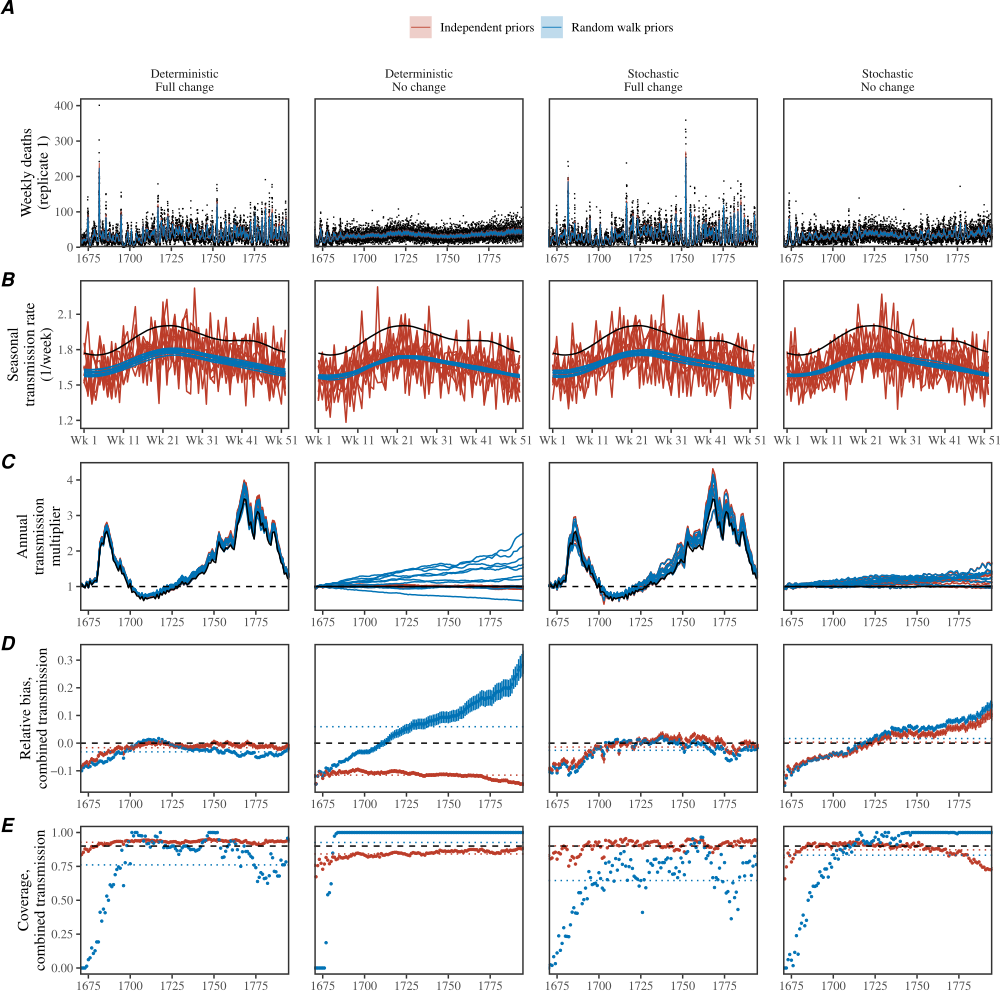

The R source for this figure:
library(dplyr)
library(ggplot2); theme_set(theme_bw(base_family = "Times"))
library(egg)
source("../R/colors.R")

scenarios <- data.frame(
  process=rep(c("Deterministic", "Stochastic"), each=2),
  scenario=rep(c("Full change", "No change"), 2),
  suffix=c("", "_nc", "_stoch", "_nc_stoch"),
  simulation=c("simulate_rep", "simulate_rep_nochange",
               "simulate_rep_stoch", "simulate_rep_nochange_stoch")
)
scenarios$column <- paste(scenarios$process, scenarios$scenario, sep="\n")

models <- c("Random walk priors"="sir_brw_erw",
            "Independent priors"="sir_default")
groups <- names(models)
cols <- setNames(colors_default[c(1,3)], sort(groups))

get_summary <- function(dd, variable, time, true, trans=identity) {
  dd <- dd[match(paste0(variable, "[", seq_along(true), "]"), dd$variable), ]
  stopifnot(!anyNA(dd$variable))
  data.frame(
    time, true=true,
    est=trans(dd$median), lwr=trans(dd$q5), upr=trans(dd$q95)
  )
}

read_scenario <- function(suffix, simulation, column) {
  env <- new.env()
  load(paste0("../simulate/", simulation, ".rda"), envir=env)
  simulations <- env[[simulation]]

  lapply(seq_along(groups), function(j) {
    model <- models[[j]]
    lapply(seq_along(simulations), function(i) {
      message(gsub("\n", " / ", column), ": ", groups[j], ", replicate ", i)
      sim <- simulations[[i]]
      year <- sim[[1]]$year+1669
      week <- sim[[1]]$week
      # Keep only extracted summaries, rather than retaining all fit objects.
      env <- new.env()
      load(paste0("../stanfit_", model, "_rep", suffix,
                  "/stanfit_", model, "_rep", suffix, i, ".rda"),
           envir=env)
      dd <- env[[paste0("summary_", model, "_laplace_rep", suffix, i)]]
      stopifnot(!is.null(dd))

      bind_rows(
        # Only replicate 1 is displayed in the model-fit row.
        cases=if (i==1L) get_summary(dd, "C", data.frame(x=year+week/52),
                                    sim[[1]]$cases),
        beta=get_summary(dd, "logbeta", data.frame(x=1:52),
                         exp(sim$logbeta), exp),
        epsilon=get_summary(dd, "epsilon", data.frame(x=unique(year)),
                            exp(sim$epsilon), exp),
        beff=get_summary(dd, "beta_eff", data.frame(x=year+week/52, year=year),
                         exp(sim$logbeta[week]+sim$epsilon[sim[[1]]$year])),
        .id="parameter"
      ) %>%
        mutate(column=column, group=groups[j], fit=i)
    }) %>% bind_rows()
  }) %>% bind_rows()
}

fitdata <- lapply(1:nrow(scenarios), function(i) {
  with(scenarios[i, ], read_scenario(suffix, simulation, column))
}) %>%
  bind_rows() %>%
  mutate(column=factor(column, levels=scenarios$column))


fitdata <- fitdata %>%
  filter(
    !(fit==5 & column=="Stochastic\nFull change")
  )

truedata <- fitdata %>%
  distinct(column, parameter, x, true)

coverdata <- fitdata %>%
  filter(parameter=="beff") %>%
  mutate(bias=(est-true)/true, covered=lwr <= true & true <= upr) %>%
  group_by(column, group, year) %>%
  summarize(
    bias_lwr=t.test(bias)$conf.int[1],
    bias_upr=t.test(bias)$conf.int[2],
    bias=mean(bias),
    coverage=mean(covered),
    n=n(),
    lwr=binom.test(sum(covered), n)$conf.int[1],
    upr=binom.test(sum(covered), n)$conf.int[2],
    .groups="drop"
  )

covermean <- coverdata %>%
  group_by(column, group) %>%
  summarize(bias=mean(bias), coverage=mean(coverage), .groups="drop")

# Each row has deterministic scenarios first, then stochastic scenarios.
common <- list(
  facet_wrap(~column, nrow=1),
  scale_color_manual("", values=cols),
  theme(
    panel.grid=element_blank(),
    panel.border=element_rect(linewidth=1),
    panel.spacing.x=grid::unit(0.25, "in"),
    axis.title.x=element_blank(),
    strip.background=element_blank(),
    strip.text=element_blank(),
    legend.position="none"
  )
)

g0 <- ggplot(filter(fitdata, parameter=="cases", fit==1L)) +
  geom_point(data=filter(truedata, parameter=="cases"),
             aes(x, true), shape=".", na.rm=TRUE) +
  geom_ribbon(aes(x, ymin=lwr, ymax=upr, fill=group), alpha=0.25) +
  geom_line(aes(x, est, col=group), linewidth=0.3) +
  scale_x_continuous("Year", expand=c(0, 0)) +
  scale_y_continuous("Weekly deaths\n(replicate 1)", expand=expansion(mult=c(0, 0.05))) +
  common +
  scale_fill_manual("", values=cols) +
  theme(strip.text=element_text(), legend.position="top")

plot_fit <- function(parameter_name) {
  ggplot(filter(fitdata, parameter==parameter_name)) +
    geom_line(aes(x, est, group=interaction(fit, group), col=group)) +
    geom_line(data=filter(truedata, parameter==parameter_name),
              aes(x, true)) +
    common
}

g1 <- plot_fit("beta") +
  scale_x_continuous("Week of year", expand=expansion(mult=0.02),
                     breaks=c(1, 11, 21, 31, 41, 51),
                     labels=c("Wk 1", "Wk 11", "Wk 21", "Wk 31", "Wk 41", "Wk 51")) +
  scale_y_continuous("Seasonal\ntransmission rate\n(1/week)",
                     expand=expansion(mult=0.05))

g2 <- plot_fit("epsilon") +
  geom_hline(yintercept=1, lty=2) +
  scale_x_continuous("Year", expand=c(0, 0)) +
  scale_y_continuous("Annual\ntransmission\nmultiplier")

g4 <- ggplot(coverdata) +
  geom_point(aes(year, bias, col=group), size=0.5) +
  geom_errorbar(aes(year, ymin=bias_lwr, ymax=bias_upr, col=group), width=0) +
  geom_hline(yintercept=0, lty=2) +
  geom_hline(data=covermean, aes(yintercept=bias, col=group), lty=3) +
  scale_x_continuous("Year", expand=c(0, 0)) +
  scale_y_continuous("Relative bias,\ncombined transmission") +
  common

g5 <- ggplot(coverdata) +
  geom_point(aes(year, coverage, col=group), size=0.5) +
  geom_hline(yintercept=0.9, lty=2) +
  geom_hline(data=covermean, aes(yintercept=coverage, col=group), lty=3) +
  scale_x_continuous("Year", expand=c(0, 0)) +
  scale_y_continuous("Coverage,\ncombined transmission", limits=c(0, 1)) +
  common

gcomb <- ggarrange(g0, g1, g2, g4, g5, ncol=1,
                   labels=c("A", "B", "C", "D", "E"))

ggsave("figure_rep_comb_all.pdf", gcomb, width=10, height=10)
